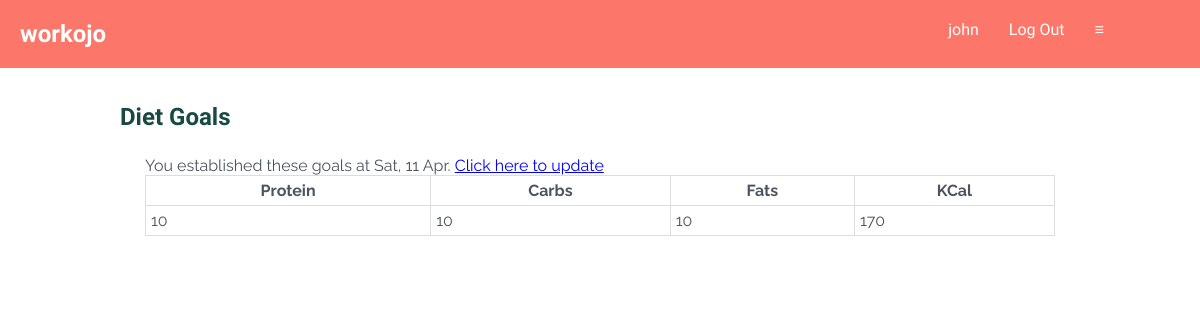
The page /show_goals (signed in) on the database its author committed.
### tables this page shows
CREATE TABLE user (
  id INTEGER PRIMARY KEY AUTOINCREMENT,
  username TEXT UNIQUE NOT NULL,
  password TEXT NOT NULL
);

CREATE TABLE diet_goals (
  id INTEGER PRIMARY KEY AUTOINCREMENT,
  creator_id INTEGER NOT NULL,
  created TIMESTAMP NOT NULL DEFAULT CURRENT_TIMESTAMP,
  daily_protein INTEGER NOT NULL,
  daily_carbs INTEGER NOT NULL,
  daily_fats INTEGER NOT NULL,
  FOREIGN KEY (creator_id) REFERENCES user (id)
);

### workojo/log.py (the view)
@bp.route('/show_goals')
@login_required
def show_goals():
    db = get_db()
    diet_goals = db.execute(
        'SELECT creator_id, daily_protein, daily_carbs, daily_fats, created'
        ' FROM diet_goals'
        ' WHERE creator_id = ?',(g.user['id'],)).fetchone()
    if diet_goals:
        kcal = diet_goals['daily_protein'] * 4 + diet_goals['daily_fats'] * 9 + diet_goals['daily_carbs'] * 4
        return render_template('log/show_goals.html', diet_goals=diet_goals, kcal=kcal)
    else:
        return redirect(url_for('log.diet_goals'))

### workojo/auth.py (called while the page is built)
@bp.before_app_request
def load_logged_in_user():
    user_id = session.get('user_id')
    if user_id is None:
        g.user = None
    else:
        g.user = get_db().execute(
            'SELECT * FROM user WHERE id = ?', (user_id, )
        ).fetchone()

def login_required(view):
    @functools.wraps(view)
    def wrapped_view(**kwargs):
        if g.user is None:
            return redirect(url_for('auth.login'))
        return view(**kwargs)
    return wrapped_view

### workojo/db.py (called while the page is built)
def get_db():
    if 'db' not in g:
        g.db = sqlite3.connect(
            current_app.config['DATABASE'],
            detect_types=sqlite3.PARSE_DECLTYPES
        )
        g.db.row_factory = sqlite3.Row
    return g.db

### workojo/templates/log/show_goals.html
{% extends 'base.html' %}
{% block header %}
<h1>{% block title %} Diet Goals {% endblock %}</h1>
{% endblock %}
{% block content %}
<div class="body">
    <p>
        You established these goals at {{ diet_goals['created'].strftime('%a, %d %b') }}.
        <a class="body-link" href="{{ url_for('log.update_goals') }}">Click here to update</a>
    </p>
    <table>
        <tr>
          <th>Protein</th>
          <th>Carbs</th>
          <th>Fats</th>
          <th>KCal</th>
        </tr>
        <tr>
          <td>{{ diet_goals['daily_protein'] }}</td>
          <td>{{ diet_goals['daily_carbs'] }}</td>
          <td>{{ diet_goals['daily_fats'] }}</td>
          <td>{{ kcal }}</td>
        </tr>
      </table>
</div>
{% endblock %}

### workojo/templates/base.html (shortened to what this page needs)
<!doctype html>
<link rel="stylesheet" media='screen and (min-width: 450px)' href="{{ url_for('static', filename='style.css') }}">
<link rel="stylesheet" media='screen and (min-width: 140px) and (max-width: 440px)' href="{{ url_for('static', filename='phone.css') }}"/>
<body>
<nav>
  <h1>workojo</h1>
  <ul>
    {% if g.user %}
      <li><span>{{ g.user['username'] }}</span>
      <li><a href="{{ url_for('auth.logout') }}">Log Out</a>
      <li id="triple-bar">&#8801</li>
    {% else %}
      <li><a href="{{ url_for('auth.register') }}">Register</a>
      <li><a href="{{ url_for('auth.login') }}">Log In</a>
      <li id="triple-bar">&#8801</li>
    {% endif %}
  </ul>
</nav>
<section class="content">
  <header>
    {% block header %}{% endblock %}
  </header>
  {% block content %}{% endblock %}
</section>
</body>

### workojo/static/style.css (style rules this page uses)
* { margin: 0; padding: 0; }
nav { font-family: 'Gotu', sans-serif; display: flex; padding: 20px; background-color: #fc766aff; color: white; }
table { border-collapse: collapse; width: 100%; }
td, th { border: 1px solid #dddddd; padding: 5px; }
ul { margin-left: 70%; }
li { display: inline-block; margin-left: 30px; }
a { text-decoration: none; color: inherit; }
section { width: 80%; margin: 0 auto; padding: 10px; background-color: white; color: #4c555f; }
header { font-family: 'Gotu', sans-serif; padding: 25px 0px; color: #184a45ff; }
.body, .workout-children { font-family: 'Raleway', sans-serif; padding: 0px 25px; }
.body-link { color: blue; text-decoration: underline; padding-right: 15px; }

### workojo/static/phone.css (style rules this page uses)
* { margin: 0; padding: 0; -webkit-padding-start: 0; }
nav { font-family: 'Gotu', sans-serif; display: flex; background-color: #fc766aff; color: white; padding: 10px; }
ul { font-size: 0; padding: 0; }
table { border-collapse: collapse; width: 100%; }
td, th { border: 1px solid #dddddd; padding: 5px; }
li { display: inline-block; font-size: 16px; margin: -15px; margin-left: 10px; padding-left: 20px; }
a { text-decoration: none; color: inherit; }
section { margin: 0px 5px 5px 5px; padding: 10px; background-color: white; color: #4c555f; }
header { font-family: 'Gotu', sans-serif; padding: 10px; text-align: center; color: #184a45ff; }
.body, .workout-children { font-family: 'Raleway', sans-serif; padding: 0px 10px 0px 10px; line-height: 1.5em; }
.body p { margin-bottom: 15px; }
.body-link { color: blue; text-decoration: underline; padding: 15px; }
#triple-bar { position: relative; cursor: pointer; font-size: 25px; padding: 10px; padding-left: 20px; }

### rows shown on the page
user: user.username "john"
diet_goals: created "Sat, 11 Apr", daily_protein "10", daily_carbs "10", daily_fats "10"

### other values the page prints
{{ kcal }} "170"
